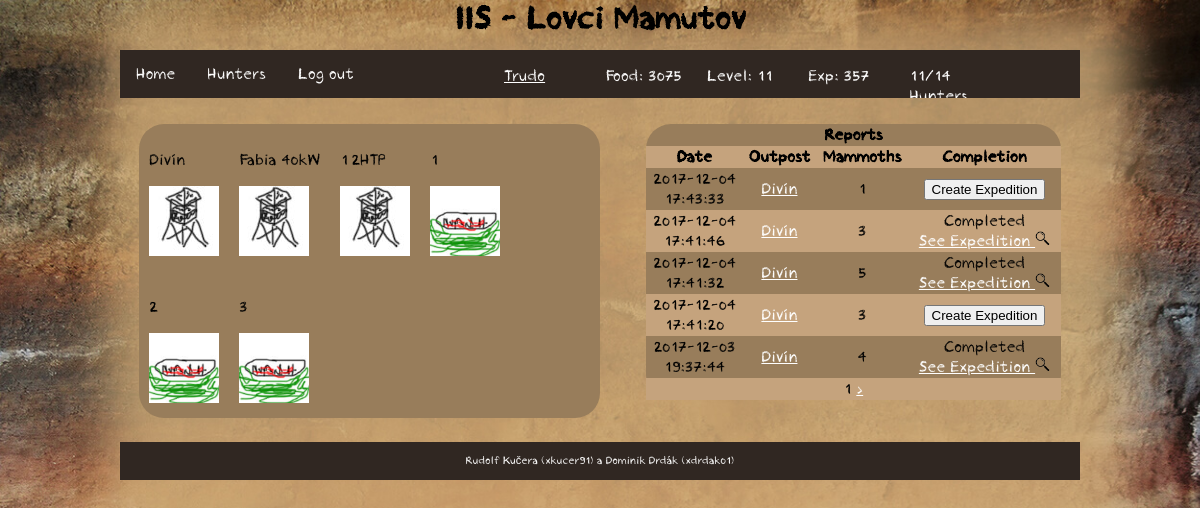
The app's page /iis/home (signed in) with its own data.
### tables this page shows
CREATE TABLE `user` (
  `id` int(11) NOT NULL,
  `name` varchar(255) NOT NULL,
  `password` varchar(255) NOT NULL,
  `level` int(11) NOT NULL,
  `food` int(11) NOT NULL,
  `experience` int(11) NOT NULL,
  `role` varchar(10) NOT NULL
);

CREATE TABLE `outpost` (
  `id` int(11) NOT NULL,
  `outpost` varchar(15) NOT NULL,
  `user` int(11) NOT NULL,
  `capacity` int(11) NOT NULL,
  `hunterCount` int(11) NOT NULL
);

CREATE TABLE `pit` (
  `id` int(11) NOT NULL,
  `user` int(11) NOT NULL,
  `deadMammoths` int(11) NOT NULL,
  `available` int(11) NOT NULL
);

CREATE TABLE `report` (
  `id` varchar(255) NOT NULL,
  `user` int(11) NOT NULL,
  `date` varchar(255) NOT NULL,
  `outpost` int(11) NOT NULL,
  `mammothCount` int(11) NOT NULL,
  `completion` int(11) NOT NULL
);

### controller/RouterController.php (called while the page is built, shortened)
<?php
class RouterController extends Controller
{
	protected $controller;
	private function dashToCamelCase($text)
	{
		$word = str_replace('-', ' ', $text);
		$word = ucwords($word);
		$word = str_replace(' ', '', $word);
		return $word;
	}
	private function parseURL($url)
	{
        $parsedURL = parse_url($url);
		$parsedURL["path"] = ltrim($parsedURL["path"], "/");
		$parsedURL["path"] = trim($parsedURL["path"]);
		$splitPath = explode("/", $parsedURL["path"]);
		return $splitPath;
	}
    public function handle($parameters)
    {
		$parsedURL = $this->parseURL($parameters[0]);
		$iis = array_shift($parsedURL);
		$controllerClass = $this->dashToCamelCase(array_shift($parsedURL)) . 'Controller';
		if (file_exists('controller/' . $controllerClass . '.php'))
			$this->controller = new $controllerClass;
		else
			$this->redirect('error');
        $this->controller->handle($parsedURL);
		if (isLoggedIn()) {
			$this->data['user'] = new User($_SESSION['user']);
		}
		$this->view = 'template';
    }
}

### index.php (called while the page is built, shortened)
<?php
require_once('functions.php');
$router = new RouterController();
$router->handle(array($_SERVER['REQUEST_URI']));
$router->writeView();

### functions.php (called while the page is built, shortened)
<?php
function isLoggedIn() {
	if (isset($_SESSION['user']))
		return true;
	else
		return false;
}
function url($url) {
	return Controller::$url . $url;
}

### model/Db.php (called while the page is built)
<?php
class Db {
    private static $connection;
    private static $settings = array(
		PDO::ATTR_ERRMODE => PDO::ERRMODE_EXCEPTION,
		PDO::MYSQL_ATTR_INIT_COMMAND => "SET NAMES utf8",
		PDO::ATTR_EMULATE_PREPARES => false,
	);
    public static function connect($host, $user, $password, $database) {
		if (!isset(self::$connection)) {
			self::$connection = @new PDO(
				"mysql:host=$host;dbname=$database",
				$user,
				$password,
				self::$settings
			);
		}
	}
    public static function queryOne($query, $parameters = array()) {
		$result = self::$connection->prepare($query);
		$result->execute($parameters);
		return $result->fetch();
	}
    public static function queryAll($query, $parameters = array()) {
		$result = self::$connection->prepare($query);
		$result->execute($parameters);
		return $result->fetchAll();
	}
    public static function querySingle($query, $parameters = array()) {
		$result = self::queryOne($query, $parameters);
		return $result[0];
	}
	public static function query($query, $parameters = array()) {
		$result = self::$connection->prepare($query);
		$result->execute($parameters);
		return $result->rowCount();
	}
}

### model/user.php (called while the page is built, shortened)
<?php
class User {
	private $id;
	private $name;
	private $level;
	private $food;
	private $experience;
	private $role;
	public function __construct ($name) {
		$user = Db::queryOne('SELECT * FROM user WHERE name = ?',[$name]);
		if (empty($user)) {
			$this->name = $name;
			$this->level = 1;
			$this->food = 100;
			$this->experience = 0;
			$this->role = 'user';
		} else {
			$this->id = $user['id'];
			$this->name = $user['name'];
			$this->level = $user['level'];
			$this->food =  $user['food'];
			$this->experience =  $user['experience'];
			$this->role = $user['role'];
		}
	}
	public function setId() {
		$this->id = Db::querySingle('SELECT id FROM user WHERE name = ?', [$this->name]);
	}
	public function getId() {
		if (isset($this->id))
			return $this->id;
		else
			return $this->id = Db::querySingle('SELECT id FROM user WHERE name = ?', [$this->name]);
	}
	public function getLevel() {
		return $this->level;
	}
	public function getFood() {
		return $this->food;
	}
	public function getExp() {
		return $this->experience;
	}
	public function getRole() {
		return $this->role;
	}
	public function getMyOutposts() {
		return Db::queryAll('SELECT * FROM outpost WHERE user = ?', [$this->id]);
	}
	public function getMyPits() {
		return Db::queryAll('SELECT * FROM pit WHERE user = ?', [$this->id]);
	}
	public function getMyReports($page) {
		return Db::queryAll('SELECT * FROM report WHERE user = ? ORDER BY date DESC LIMIT ?, 5', [$this->id, ($page-1)*5]);
	}
	public function getMyHuntersCount() {
		return Db::query('SELECT * FROM hunter WHERE user = ? AND health > ?', [$this->id,0]);
	}
}

### controller/HomeController.php (called while the page is built, shortened)
<?php
class HomeController extends Controller
{
    public function handle($parameters)
    {
		if (isLoggedIn()) {
			$user = new User($_SESSION['user']);
			$user->setId();
    		$outposts = $user->getMyOutposts();
    		$pits = $user->getMyPits();
	    	if (isset($_GET['page']))
	    		$this->data['reports'] = $user->getMyReports($_GET['page']);
	    	else {
	    		$this->data['reports'] = $user->getMyReports(1);
	    	}
		}
		if (isLoggedIn())
			$this->view = 'home';
		else
			$this->view = 'start';
    }
}

### model/outpost.php (called while the page is built, shortened)
<?php
class Outpost {
	public static function getOutpostById($id) {
		return Db::queryOne('SELECT * FROM outpost WHERE id = ?', [$id]);
	}
}

### model/report.php (called while the page is built, shortened)
<?php
class Report {
	public static function hasExpedition($reportId) {
		return Db::queryAll('SELECT * FROM expedition WHERE report = ?', [$reportId]);
	}
}

### view/home.phtml (the view, shortened to what this page needs)
<div id="map">
	<div id="outposts">
		<?php if (isset($outposts)) : ?>
			<?php foreach ($outposts as $outpost) : ?>
				<div style="float:left; margin: 10px;">
					<p><?= $outpost['outpost'] ?></p>
					<a href="<?= url('outpost/detail/'.$outpost['id']) ?>"><img src="<?= url('img/outpost.jpg') ?>"></a>
				</div>
			<?php endforeach; ?>
		<?php endif; ?>
	</div>
	<div id="map-pits">
		<?php if (isset($pits)) : ?>
			<?php foreach ($pits as $pit) : ?>
				<div style="float:left; margin: 10px;">
					<p><?= $pit['id'] ?></p>
					<a href="<?= url('outpost/detail/'.$outpost['id']) ?>"><img src="<?= url('img/pit.jpg') ?>" width="70" height="70"></a>
				</div>
			<?php endforeach; ?>
		<?php endif; ?>
	</div>
</div>
<div id="reports">
	<table>
		<tr>
			<th colspan="4">Reports</th>
		</tr>
		<?php if (isset($reports)) : ?>
			<?php if (!empty($reports)) :   ?>
				<tr>
					<th>Date</th>
					<th>Outpost</th>
					<th>Mammoths</th>
					<th>Completion</th>
				</tr>
				<?php foreach ($reports as $report) : ?>
						<tr>
							<td><?= str_replace(' ',"<br>",$report['date']); ?></td>
							<td><a href="<?= url('outpost/detail/'.$outpost['id']) ?>"><?= Outpost::getOutpostById($report['outpost'])['outpost'] ?></a></td>
							<td><?= $report['mammothCount'] ?></td>
							<?php if ($report['completion'] == '1') : ?>
								<td>
									Completed <br>
									<a href="<?= url('expedition/detail/'.Report::hasExpedition($report['id'])[0]['id']) ?>">
										See Expedition <img src="<?= url('img/lens.png') ?>" height="15px">
									</a>
								</td>
							<?php else : ?>
								<?php if(!Report::hasExpedition($report['id'])) : ?>
									<td>
										<form method="POST" action="<?= url('expedition/create')?>">
											<input type="submit" value="Create Expedition">
										</form>
									</td>
								<?php endif; ?>
							<?php endif; ?>
						</tr>
				<?php endforeach; ?>
			<?php else : ?>
				<tr>
					<td colspan="4">You have no reports. Try to assign some hunters to outposts.</td>
				</tr>
			<?php endif; ?>
		<?php endif; ?>
		<tr>
			<td colspan="4">
				<?= $_GET['page'] ?>
				<?php if (sizeof($reports)%5 == 0) : ?>
					<a href="<?= url('home?page='.($_GET['page'] + 1)) ?>">></a>
				<?php endif; ?>
			</td>
		</tr>
	</table>
</div>

### controller/Controller.php (shortened to what this page needs)
<?php
abstract class Controller
{
    protected $view = "";
    public function writeView()
    {
        if ($this->view)
        {
            require("view/" . $this->view . ".phtml");
        }
    }
}

### view/template.phtml (shortened to what this page needs)
<!DOCTYPE html>
<html lang="cs-cz">
	<head>
		<link rel="stylesheet" href="<?= url('css/style.css') ?>" type="text/css"/>
		<link rel="stylesheet" href="<?= url('css/navigation.css') ?>" type="text/css"/>
		<link rel="stylesheet" href="<?= url('css/start.css') ?>" type="text/css"/>
		<link rel="stylesheet" href="<?= url('css/hunter.css') ?>" type="text/css"/>
		<link rel="stylesheet" href="<?= url('css/outpost.css') ?>" type="text/css"/>
		<link rel="stylesheet" href="<?= url('css/expedition.css') ?>" type="text/css"/>
		<link rel="stylesheet" href="<?= url('css/user.css') ?>" type="text/css"/>
		<link rel="stylesheet" href="<?= url('css/admin.css') ?>" type="text/css"/>
	</head>
	<body>
		<header>
			<div class="center">
				<h1>IIS - Lovci Mamutov</h1>
			</div>
		</header>
		<nav>
			<div class="center">
				<ul>
					<li><a href="<?= url('home') ?>">Home</a></li>
					<?php if (isLoggedIn()): ?>
						<li><a href="<?= url('hunter/overview') ?>">Hunters</a></li>
						<li><a href="<?= url('logout') ?>">Log out</a></li>
						<div id="stats">
							<p id="stats-name"><a href="<?= url('user/detail/'.$user->getId()) ?>"><?= $_SESSION['user'] ?></a></p>
							<p id="stats-food">Food: <?= $user->getFood()?></p>
							<p id="stats-lvl">Level: <?= $user->getLevel()?></p>
							<p id="stats-exp">Exp: <?= $user->getExp()?></p>
							<p id="stats-hunters"><?= $user->getMyHuntersCount() ?>/<?= $user->getLevel()+3?> Hunters</p>
						</div>
					<?php endif; ?>
				</ul>
			</div>
		</nav>
		<article>
			<div class="center">
				<?php $this->controller->writeView();  ?>
			</div>
		</article>
		<footer>
			<div class="center">
				<p>
					<?php if (isLoggedIn()) : ?>
						<?php if ($user->getRole() == 'admin') : ?>
							<a href="<?= url('admin/controlPanel') ?>">Rudolf Kučera (xkucer91) a Dominik Drdák (xdrdak01)</a>
						<?php else : ?>
							Rudolf Kučera (xkucer91) a Dominik Drdák (xdrdak01)
						<?php endif; ?>
					<?php else : ?>
						<a href="<?= url('admin/login') ?>">Rudolf Kučera (xkucer91) a Dominik Drdák (xdrdak01)</a>
					<?php endif; ?>
				</p>
			</div>
		</footer>
	</body>
</html>

### css/style.css (style rules this page uses)
html { height: 100%; width: 100%; margin: 0; padding: 0; font-family: 'Crayon Hand', Arial, sans-serif; font-weight:normal; font-style:normal; text-shadow: none; }
body { width: 100%; margin: 0; padding: 0; min-height: 100%; float: left; background-image: url('../img/bg.jpg'); background-size: cover; background-repeat: no-repeat; background-attachment: fixed; }
header { width: 100%; height: 50px; margin: 0; padding: 0; float: left; }
article { margin: 0; padding: 2%; width: 96%; min-height: 200px; float: left; }
footer { width: 100%; font-size: 11px; text-align: center; float: left; margin: 0; }
footer .center { background-color: #302722; color: white; padding-top: 1px; padding-bottom: 1px; }
.center { margin: 0 auto; padding: 0; width: 80%; }
h1 { margin: 0; text-align: center; }
a, a:visited { color: white; }

### css/navigation.css (style rules this page uses)
nav { height: 50px; width: 100%; margin: 0; padding: 0; float: left; }
nav ul { list-style-type: none; margin: 0; padding: 0; overflow: hidden; background-color: #302722; }
nav li { float: left; margin-bottom: 0; }
nav li a { display: block; color: white; text-align: center; padding: 14px 16px; text-decoration: none; margin-bottom: 0; }
#stats { height: 40px; width:60%; float:right; color: white; }
#stats p { float:left; height: 40px; width: 15%; margin-right: 15px; }

### css/start.css (style rules this page uses)
#reports { width: 45%; text-align: center; float: right; }
#reports table { border-collapse: collapse; background-color: #987d5b; border-radius: 25px; float: right; width: 100%; }
#reports table, #reports th, #reports td { padding: 1px; }
#reports tr:nth-child(2n) { border-collapse: collapse; background-color: #c5a37d; }
#map { background-color: #987d5b; border-radius: 25px; width: 50%; float: left; border-radius: 25px; }

### records on screen
user: food "3075", level "11", experience "357", $user->getLevel()+3 "14"
outpost: outpost "Divín"
outpost: outpost "Fabia 40kW"
outpost: outpost "1.2HTP"
pit: id "1"
pit: id "2"
pit: id "3"
report: date "2017-12-04 17:43:33", outpost.outpost "Divín", mammothCount "1"
report: date "2017-12-04 17:41:46", outpost.outpost "Divín", mammothCount "3", completion 1 (drawn)
report: date "2017-12-04 17:41:32", outpost.outpost "Divín", mammothCount "5", completion 1 (drawn)
report: date "2017-12-04 17:41:20", outpost.outpost "Divín", mammothCount "3"
report: date "2017-12-03 19:37:44", outpost.outpost "Divín", mammothCount "4", completion 1 (drawn)

### other values on screen
$_SESSION['user'] "Trudo"
$user->getMyHuntersCount() "11"
$_GET['page'] "1"
